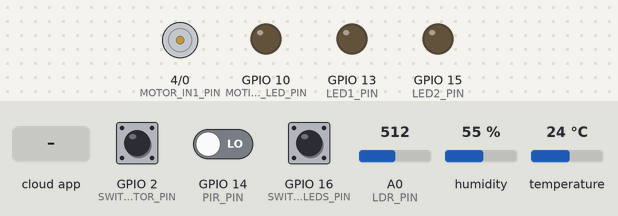
This sketch was run on a simulated ESP8266 (NodeMCU). On the bench: motor-driver pin pairs drawn as motors (green arrow = first pin HIGH = forward, orange = second pin HIGH = backward, longer = more drive, scaled by the enable pin), output pins drawn as LEDs (lit = HIGH). The inputs (shaded band) are chosen by the test bench; at power-on: temperature 24 °C, A0 (LDR_PIN) = 512, GPIO 14 (PIR_PIN) LOW, GPIO 2 (SWITCH_MOTOR_PIN) HIGH, GPIO 16 (SWITCH_LEDS_PIN) HIGH, humidity 55 %. WiFi joins after 1.5 s; servers stay silent unless stated; the Firebase database answers and starts empty; not simulated (calls return 0 or success): secrets.h; what the sketch prints to the serial monitor is not drawn.

Above: at 4.5 s.
4.6 s: temperature set to 31 °C
12.4 s: temperature set to 34 °C
At 23.1 s:
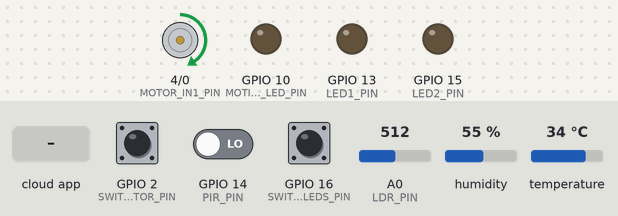
23.4 s: A0 (LDR_PIN) set to 408
26.7 s: A0 (LDR_PIN) set to 383
At 29.1 s:
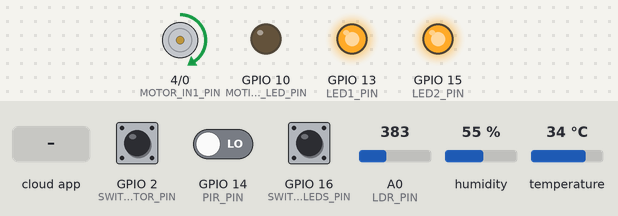
30.2 s: GPIO 14 (PIR_PIN) driven HIGH
At 32.5 s:
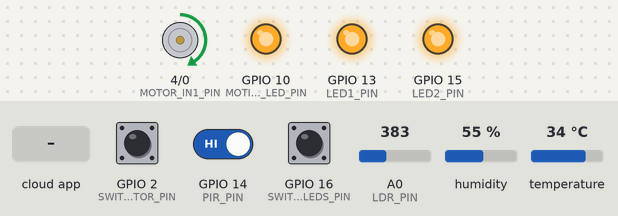
32.9 s: the phone or cloud app sets on to 0
At 34.0 s:
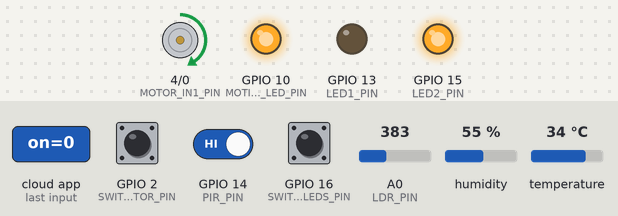
Timing chart, 0 to 35.6 s (numbered marks = the images above; inputs shaded):
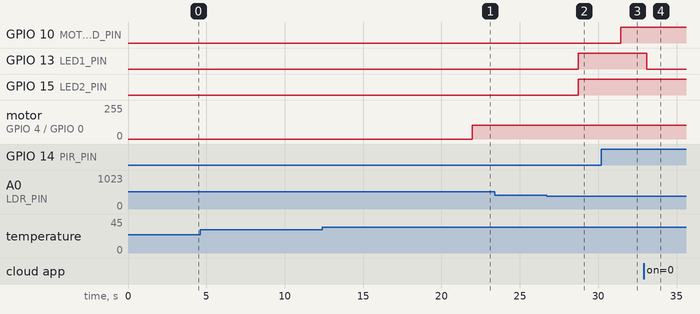

Measured:
- the behaviour switches between 32 and 33 °C on temperature (found by bisection; images 0 and 1)
- the behaviour switches between 400 and 399 on A0 (LDR_PIN) (found by bisection; images 1 and 2)
- after the input at 4.6 s, every drawn part: stays the same
- after the input at 12.4 s, motor on GPIO 4 (MOTOR_IN1_PIN) / GPIO 0 (MOTOR_IN2_PIN): stopped → forward 102/255 after 9.6 s
- after the input at 23.4 s, every drawn part: stays the same
- after the input at 26.7 s, GPIO 13 (LED1_PIN), GPIO 15 (LED2_PIN): LOW → HIGH after 2.0 s
- after the input at 30.2 s, GPIO 10 (MOTION_LED_PIN): LOW → HIGH after 1.2 s
- after the input at 32.9 s, GPIO 13 (LED1_PIN): HIGH → LOW after 0.20 s

The sketch:

Code_ESP32_Firebase.ino
```cpp
/*
  ESP8266 Smart Home System with Firebase Realtime Database
  (Updated: improved PIR filtering for large/steady motion + dedicated motion LED)
*/

#include <ESP8266WiFi.h>
#include <FirebaseESP8266.h>
#include <DHT.h>
#include "secrets.h"

// Debug control
#define DEBUG true

// Pin definitions (modify as needed for your board)
#define PIR_PIN           14  // D5
#define LDR_PIN           A0  // A0
#define DHT_PIN           12  // D6
#define MOTOR_PWM_PIN     5   // D1 (ENA)
#define MOTOR_IN1_PIN     4   // D2
#define MOTOR_IN2_PIN     0   // D3
#define LED1_PIN          13  // D7
#define LED2_PIN          15  // D8
#define MOTION_LED_PIN    10   // GPIO10 - SD3
#define SWITCH_MOTOR_PIN  2   // D4
#define SWITCH_LEDS_PIN   16  // D0

// Sensor thresholds and settings
// Sensor thresholds and settings
#define LDR_THRESHOLD     400   // Below this = dark, turn on lights
#define TEMP_THRESHOLD    33.0  // Above this = hot, turn on motor
#define TEMP_HYSTERESIS   2.0   // Temperature hysteresis
#define DEBOUNCE_DELAY    100   // Switch debounce in ms
#define MAX_MOTOR_PWM     204   // 80% of 255 for motor protection
#define MAX_NOTIFICATIONS_PER_MINUTE 10
#define SENSOR_READ_INTERVAL  100   // PIR/LDR read interval in ms (faster for responsive motion)
#define MOTION_LED_TIMEOUT    5000  // Motion LED auto-off timeout in ms (5 seconds)

// PIR sensor settings (simplified for reliability)
#define PIR_DEBOUNCE_MS       100   // Simple debounce for motion detection

// DHT sensor setup
#define DHT_TYPE DHT11
DHT dht(DHT_PIN, DHT_TYPE);

// WiFi and Firebase
const char* ssid = WIFI_SSID;
const char* password = WIFI_PASS;
FirebaseData firebaseData;
FirebaseAuth auth;
FirebaseConfig config;

// Timing variables (non-blocking)
unsigned long lastSensorRead = 0;
unsigned long lastDHTRead = 0;
unsigned long lastFirebaseUpdate = 0;
unsigned long lastNotificationTime = 0;
unsigned long notificationCount = 0;
unsigned long notificationMinuteStart = 0;

// Sensor states
bool motionDetected = false;
bool lastMotionState = false;
unsigned long lastMotionChangeTime = 0;
float temperature = 0;
float humidity = 0;
int ldrValue = 0;
bool autoLightTriggered = false;
bool autoMotorTriggered = false;

// Motion LED state
bool motionLedOn = false;
unsigned long motionLedOffTime = 0;

// Control states
bool motorOn = false;
bool motorsManual = false;
bool led1On = false;
bool led2On = false;
bool ledsManual = false;
bool autoLightEnabled = true;
bool autoMotorEnabled = true;
int motorSpeed = 50; // 0-100%
String motorDirection = "forward";

// Switch states for debouncing
bool motorSwitchPressed = false;
bool ledsSwitchPressed = false;
unsigned long lastMotorSwitchTime = 0;
unsigned long lastLedsSwitchTime = 0;

void setup() {
  Serial.begin(115200);

  // Initialize pins
  pinMode(PIR_PIN, INPUT);
  pinMode(DHT_PIN, INPUT);
  pinMode(MOTOR_PWM_PIN, OUTPUT);
  pinMode(MOTOR_IN1_PIN, OUTPUT);
  pinMode(MOTOR_IN2_PIN, OUTPUT);
  pinMode(LED1_PIN, OUTPUT);
  pinMode(LED2_PIN, OUTPUT);
  pinMode(MOTION_LED_PIN, OUTPUT);
  pinMode(SWITCH_MOTOR_PIN, INPUT_PULLUP);
  pinMode(SWITCH_LEDS_PIN, INPUT_PULLUP);

  // Initialize outputs to OFF
  digitalWrite(MOTOR_IN1_PIN, LOW);
  digitalWrite(MOTOR_IN2_PIN, LOW);
  analogWrite(MOTOR_PWM_PIN, 0);
  digitalWrite(LED1_PIN, LOW);
  digitalWrite(LED2_PIN, LOW);
  digitalWrite(MOTION_LED_PIN, LOW);

  // Initialize switch states
  motorSwitchPressed = false;
  ledsSwitchPressed = false;

  // Initialize DHT sensor
  dht.begin();

  if (DEBUG) Serial.println("ESP8266 Smart Home System Started");

  // Connect to WiFi
  connectWiFi();

  // Configure Firebase
  config.api_key = API_KEY;
  config.database_url = DATABASE_URL;
  auth.user.email = USER_EMAIL;
  auth.user.password = USER_PASSWORD;

  Firebase.begin(&config, &auth);
  Firebase.reconnectWiFi(true);

  if (DEBUG) Serial.println("ESP8266 Smart Home System Started");

  // Initialize Firebase state
  initializeFirebaseState();
}

void loop() {
  unsigned long currentTime = millis();

  // Check WiFi connection
  if (WiFi.status() != WL_CONNECTED) {
    connectWiFi();
  }

  // Reset notification counter every minute
  if (currentTime - notificationMinuteStart > 60000) {
    notificationCount = 0;
    notificationMinuteStart = currentTime;
  }

  // Read sensors periodically
  if (currentTime - lastSensorRead > SENSOR_READ_INTERVAL) {
    readSensors();
    lastSensorRead = currentTime;
  }

  // Read DHT sensor less frequently
  if (currentTime - lastDHTRead > 10000) { // Every 10 seconds
    readDHTSensor();
    lastDHTRead = currentTime;
  }

  // Handle motion LED auto-off timeout (only if no motion currently)
  if (motionLedOn && !motionDetected && currentTime >= motionLedOffTime) {
    motionLedOn = false;
    digitalWrite(MOTION_LED_PIN, LOW);
    if (DEBUG) Serial.println("Motion LED auto-turned off");
  }

  // Check manual switches with debouncing
  checkManualSwitches();

  // Check Firebase for control updates
  checkFirebaseControls();

  // Update Firebase with sensor data
  if (currentTime - lastFirebaseUpdate > 5000) { // Every 5 seconds
    updateFirebaseSensors();
    lastFirebaseUpdate = currentTime;
  }

  // Process automatic controls
  processAutomaticControls();
}

void connectWiFi() {
  WiFi.begin(ssid, password);
  if (DEBUG) {
    Serial.print("Connecting to WiFi");
  }

  int attempts = 0;
  while (WiFi.status() != WL_CONNECTED && attempts < 20) {
    delay(500);
    if (DEBUG) Serial.print(".");
    attempts++;
  }

  if (WiFi.status() == WL_CONNECTED) {
    if (DEBUG) {
      Serial.println();
      Serial.println("WiFi connected!");
      Serial.print("IP address: ");
      Serial.println(WiFi.localIP());
    }
  } else {
    if (DEBUG) Serial.println("\nWiFi connection failed!");
  }
}

void initializeFirebaseState() {
  // Initialize default control states in Firebase
  Firebase.setBool(firebaseData, "/controls/motor/on", false);
  Firebase.setInt(firebaseData, "/controls/motor/speed", 50);
  Firebase.setString(firebaseData, "/controls/motor/direction", "forward");
  Firebase.setBool(firebaseData, "/controls/motor/manual", false);
  Firebase.setBool(firebaseData, "/controls/motor/auto_enabled", true);

  Firebase.setBool(firebaseData, "/controls/led1/on", false);
  Firebase.setBool(firebaseData, "/controls/led1/manual", false);
  Firebase.setBool(firebaseData, "/controls/led1/auto_enabled", true);

  Firebase.setBool(firebaseData, "/controls/led2/on", false);
  Firebase.setBool(firebaseData, "/controls/led2/manual", false);
  Firebase.setBool(firebaseData, "/controls/led2/auto_enabled", true);

  // Set last seen timestamp
  Firebase.setTimestamp(firebaseData, "/meta/last_seen");

  if (DEBUG) Serial.println("Firebase state initialized");
}

void readSensors() {
  // Simple and reliable PIR motion detection (based on working code)
  bool currentMotion = digitalRead(PIR_PIN);
  unsigned long currentTime = millis();

  // Immediate response like the working code
  if (currentMotion == HIGH) {  // Motion detected
    digitalWrite(MOTION_LED_PIN, HIGH);  // Turn motion LED ON immediately

    if (lastMotionState == LOW) {  // Motion just started
      motionDetected = true;
      lastMotionState = HIGH;
      lastMotionChangeTime = currentTime;

      // Turn on motion LED with timeout
      motionLedOn = true;
      motionLedOffTime = currentTime + MOTION_LED_TIMEOUT;

      sendNotification("motion", "PIR", "Motion detected!",
                      "{\"lux\":" + String(ldrValue) + "}");
      Firebase.setBool(firebaseData, "/state/motion", true);

      if (DEBUG) Serial.println("Motion detected!");
    }
  } else {  // No motion detected
    digitalWrite(MOTION_LED_PIN, LOW);   // Turn motion LED OFF immediately

    if (lastMotionState == HIGH) {  // Motion just stopped
      motionDetected = false;
      lastMotionState = LOW;
      lastMotionChangeTime = currentTime;

      Firebase.setBool(firebaseData, "/state/motion", false);

      if (DEBUG) Serial.println("Motion stopped!");
    }
  }

  // Read LDR sensor
  ldrValue = analogRead(LDR_PIN);
}

void readDHTSensor() {
  float newTemp = dht.readTemperature();
  float newHum = dht.readHumidity();

  if (!isnan(newTemp) && !isnan(newHum)) {
    temperature = newTemp;
    humidity = newHum;

    if (DEBUG) {
      Serial.printf("DHT - Temp: %.1f°C, Humidity: %.1f%%, LDR: %d\n",
                   temperature, humidity, ldrValue);
    }
  } else {
    if (DEBUG) Serial.println("DHT read error");
  }
}

void checkManualSwitches() {
  unsigned long currentTime = millis();

  // Motor switch handling - simple button press detection
  bool motorButtonPressed = (digitalRead(SWITCH_MOTOR_PIN) == LOW);

  if (motorButtonPressed && !motorSwitchPressed &&
      (currentTime - lastMotorSwitchTime) > DEBOUNCE_DELAY) {

    // Button just pressed down
    motorSwitchPressed = true;
    lastMotorSwitchTime = currentTime;

    // Toggle motor state and enter manual mode
    motorOn = !motorOn;
    motorsManual = true;

    updateMotorControl();
    Firebase.setBool(firebaseData, "/controls/motor/on", motorOn);
    Firebase.setBool(firebaseData, "/controls/motor/manual", true);

    sendNotification("manual", "switch_motor",
                    motorOn ? "Motor manually turned ON" : "Motor manually turned OFF",
                    "{}");

    if (DEBUG) Serial.printf("Motor switch pressed - Motor %s (Manual Mode)\n", motorOn ? "ON" : "OFF");
  }
  else if (!motorButtonPressed && motorSwitchPressed) {
    // Button released
    motorSwitchPressed = false;
  }

  // LEDs switch handling - simple button press detection
  bool ledsButtonPressed = (digitalRead(SWITCH_LEDS_PIN) == LOW);

  if (ledsButtonPressed && !ledsSwitchPressed &&
      (currentTime - lastLedsSwitchTime) > DEBOUNCE_DELAY) {

    // Button just pressed down
    ledsSwitchPressed = true;
    lastLedsSwitchTime = currentTime;

    // Toggle LEDs state and enter manual mode
    bool newLedState = !led1On; // Toggle based on one LED, apply to both
    led1On = newLedState;
    led2On = newLedState;
    ledsManual = true;

    updateLEDControl();
    Firebase.setBool(firebaseData, "/controls/led1/on", led1On);
    Firebase.setBool(firebaseData, "/controls/led2/on", led2On);
    Firebase.setBool(firebaseData, "/controls/led1/manual", true);
    Firebase.setBool(firebaseData, "/controls/led2/manual", true);

    sendNotification("manual", "switch_leds",
                    led1On ? "LEDs manually turned ON" : "LEDs manually turned OFF",
                    "{}");

    if (DEBUG) Serial.printf("LEDs switch pressed - LEDs %s (Manual Mode)\n", ledsManual ? "ON" : "OFF");
  }
  else if (!ledsButtonPressed && ledsSwitchPressed) {
    // Button released
    ledsSwitchPressed = false;
  }
}

void checkFirebaseControls() {
  // Avoid heavy Firebase operations in fast loops - only check occasionally
  static unsigned long lastFirebaseControlCheck = 0;
  if (millis() - lastFirebaseControlCheck < 1000) return; // Check only every 1 second
  lastFirebaseControlCheck = millis();

  // Check motor controls
  if (Firebase.getBool(firebaseData, "/controls/motor/on")) {
    bool newMotorOn = firebaseData.boolData();
    if (newMotorOn != motorOn && !motorsManual) {
      motorOn = newMotorOn;
      updateMotorControl();
      sendNotification("manual", "dashboard_user",
                      motorOn ? "Motor turned ON via dashboard" : "Motor turned OFF via dashboard",
                      "{}");
    }
  }

  if (Firebase.getInt(firebaseData, "/controls/motor/speed")) {
    int newSpeed = firebaseData.intData();
    if (newSpeed != motorSpeed && newSpeed >= 0 && newSpeed <= 100) {
      motorSpeed = newSpeed;
      if (motorOn) updateMotorControl();
    }
  }

  if (Firebase.getString(firebaseData, "/controls/motor/direction")) {
    String newDirection = firebaseData.stringData();
    if (newDirection != motorDirection && (newDirection == "forward" || newDirection == "reverse")) {
      motorDirection = newDirection;
      if (motorOn) updateMotorControl();
    }
  }

  if (Firebase.getBool(firebaseData, "/controls/motor/auto_enabled")) {
    autoMotorEnabled = firebaseData.boolData();
  }

  // Check LED1 controls
  if (Firebase.getBool(firebaseData, "/controls/led1/on")) {
    bool newLed1On = firebaseData.boolData();
    if (newLed1On != led1On && !ledsManual) {
      led1On = newLed1On;
      updateLEDControl();
      sendNotification("manual", "dashboard_user",
                      led1On ? "LED1 turned ON via dashboard" : "LED1 turned OFF via dashboard",
                      "{}");
    }
  }

  // Check LED2 controls
  if (Firebase.getBool(firebaseData, "/controls/led2/on")) {
    bool newLed2On = firebaseData.boolData();
    if (newLed2On != led2On && !ledsManual) {
      led2On = newLed2On;
      updateLEDControl();
      sendNotification("manual", "dashboard_user",
                      led2On ? "LED2 turned ON via dashboard" : "LED2 turned OFF via dashboard",
                      "{}");
    }
  }

  if (Firebase.getBool(firebaseData, "/controls/led1/auto_enabled")) {
    autoLightEnabled = firebaseData.boolData();
  }
}

void updateFirebaseSensors() {
  Firebase.setFloat(firebaseData, "/sensors/temperature", temperature);
  Firebase.setFloat(firebaseData, "/sensors/humidity", humidity);
  Firebase.setInt(firebaseData, "/sensors/lux", ldrValue);
  Firebase.setTimestamp(firebaseData, "/meta/last_seen");

  if (DEBUG) {
    Serial.printf("Firebase update - Temp: %.1f°C, Humidity: %.1f%%, LDR: %d\n",
                  temperature, humidity, ldrValue);
  }
}

void processAutomaticControls() {
  // Automatic lighting based on LDR
  if (autoLightEnabled && !ledsManual) {
    if (ldrValue < LDR_THRESHOLD && !autoLightTriggered) {
      led1On = true;
      led2On = true;
      autoLightTriggered = true;
      updateLEDControl();
      Firebase.setBool(firebaseData, "/controls/led1/on", true);
      Firebase.setBool(firebaseData, "/controls/led2/on", true);
      sendNotification("auto", "auto_light", "Lights automatically turned ON (low light detected)",
                      "{\"lux\":" + String(ldrValue) + "}");
    }
    else if (ldrValue > (LDR_THRESHOLD + 50) && autoLightTriggered) { // Hysteresis
      led1On = false;
      led2On = false;
      autoLightTriggered = false;
      updateLEDControl();
      Firebase.setBool(firebaseData, "/controls/led1/on", false);
      Firebase.setBool(firebaseData, "/controls/led2/on", false);
      sendNotification("auto", "auto_light_off", "Lights automatically turned OFF (bright environment)",
                      "{\"lux\":" + String(ldrValue) + "}");
    }
  }

  // Automatic motor control based on temperature
  if (autoMotorEnabled && !motorsManual) {
    if (temperature >= TEMP_THRESHOLD && !autoMotorTriggered) {
      motorOn = true;
      autoMotorTriggered = true;
      updateMotorControl();
      Firebase.setBool(firebaseData, "/controls/motor/on", true);
      sendNotification("auto", "auto_temp", "Motor automatically turned ON (high temperature)",
                      "{\"temp\":" + String(temperature) + "}");
    }
    else if (temperature < (TEMP_THRESHOLD - TEMP_HYSTERESIS) && autoMotorTriggered) {
      motorOn = false;
      autoMotorTriggered = false;
      updateMotorControl();
      Firebase.setBool(firebaseData, "/controls/motor/on", false);
      sendNotification("auto", "auto_temp_off", "Motor automatically turned OFF (temperature normal)",
                      "{\"temp\":" + String(temperature) + "}");
    }
  }
}

void updateMotorControl() {
  if (motorOn) {
    // Set direction
    if (motorDirection == "forward") {
      digitalWrite(MOTOR_IN1_PIN, HIGH);
      digitalWrite(MOTOR_IN2_PIN, LOW);
    } else {
      digitalWrite(MOTOR_IN1_PIN, LOW);
      digitalWrite(MOTOR_IN2_PIN, HIGH);
    }

    // Set speed (convert 0-100% to 0-MAX_MOTOR_PWM)
    int pwmValue = map(motorSpeed, 0, 100, 0, MAX_MOTOR_PWM);
    analogWrite(MOTOR_PWM_PIN, pwmValue);

    if (DEBUG) Serial.printf("Motor ON: %s, Speed: %d%% (PWM: %d)\n",
                            motorDirection.c_str(), motorSpeed, pwmValue);
  } else {
    digitalWrite(MOTOR_IN1_PIN, LOW);
    digitalWrite(MOTOR_IN2_PIN, LOW);
    analogWrite(MOTOR_PWM_PIN, 0);

    if (DEBUG) Serial.println("Motor OFF");
  }
}

void updateLEDControl() {
  digitalWrite(LED1_PIN, led1On ? HIGH : LOW);
  digitalWrite(LED2_PIN, led2On ? HIGH : LOW);

  if (DEBUG) Serial.printf("LED1: %s, LED2: %s\n", led1On ? "ON" : "OFF", led2On ? "ON" : "OFF");
}

void sendNotification(String type, String actor, String message, String details) {
  // Rate limiting
  if (notificationCount >= MAX_NOTIFICATIONS_PER_MINUTE) {
    return;
  }

  // Simple debouncing for motion notifications
  unsigned long currentTime = millis();
  if (currentTime - lastNotificationTime < 2000 && type == "motion") {
    return;
  }

  String notificationPath = "/notifications/" + String(currentTime);

  Firebase.setTimestamp(firebaseData, notificationPath + "/ts");
  Firebase.setString(firebaseData, notificationPath + "/type", type);
  Firebase.setString(firebaseData, notificationPath + "/actor", actor);
  Firebase.setString(firebaseData, notificationPath + "/message", message);
  Firebase.setString(firebaseData, notificationPath + "/details", details);

  notificationCount++;
  lastNotificationTime = currentTime;

  if (DEBUG) {
    Serial.printf("Notification: %s\n", message.c_str());
  }
}
```
